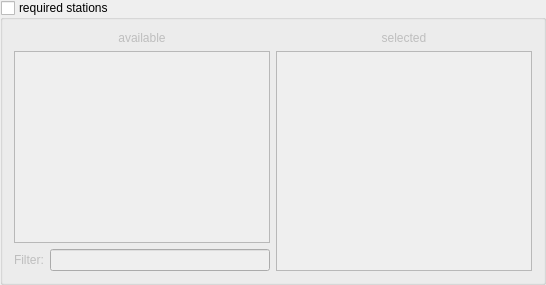
        <widget class="QGroupBox" name="groupBox_requiredStations">
         <property name="toolTip">
          <string>required stations for scans to this source</string>
         </property>
         <property name="statusTip">
          <string>required stations for scans to this source</string>
         </property>
         <property name="whatsThis">
          <string>&lt;html&gt;&lt;head/&gt;&lt;body&gt;&lt;p&gt;Select stations which are required for scans to this source. &lt;/p&gt;&lt;p&gt;&lt;br/&gt;&lt;/p&gt;&lt;p&gt;This means this station will &lt;span style=&quot; font-weight:600;&quot;&gt;always&lt;/span&gt; participate in a scan to this source. &lt;/p&gt;&lt;/body&gt;&lt;/html&gt;</string>
         </property>
         <property name="title">
          <string>required stations</string>
         </property>
         <property name="checkable">
          <bool>true</bool>
         </property>
         <property name="checked">
          <bool>false</bool>
         </property>
         <layout class="QVBoxLayout" name="verticalLayout_13">
          <item>
           <layout class="QHBoxLayout" name="horizontalLayout_4">
            <item>
             <layout class="QVBoxLayout" name="verticalLayout_4">
              <item>
               <widget class="QLabel" name="label_14">
                <property name="text">
                 <string>available</string>
                </property>
                <property name="alignment">
                 <set>Qt::AlignCenter</set>
                </property>
               </widget>
              </item>
              <item>
               <widget class="QListView" name="listView_requiredStations">
                <property name="toolTip">
                 <string>list of available stations</string>
                </property>
                <property name="statusTip">
                 <string>list of available stations</string>
                </property>
                <property name="whatsThis">
                 <string>&lt;html&gt;&lt;head/&gt;&lt;body&gt;&lt;p&gt;Click on item to select member.&lt;/p&gt;&lt;/body&gt;&lt;/html&gt;</string>
                </property>
                <property name="editTriggers">
                 <set>QAbstractItemView::NoEditTriggers</set>
                </property>
               </widget>
              </item>
              <item>
               <layout class="QHBoxLayout" name="horizontalLayout_5">
                <item>
                 <widget class="QLabel" name="label_15">
                  <property name="text">
                   <string>Filter:</string>
                  </property>
                 </widget>
                </item>
                <item>
                 <widget class="QLineEdit" name="lineEdit_filterRequiredStations">
                  <property name="toolTip">
                   <string>filter list of available stations</string>
                  </property>
                  <property name="statusTip">
                   <string>filter list of available stations</string>
                  </property>
                  <property name="inputMask">
                   <string/>
                  </property>
                  <property name="text">
                   <string/>
                  </property>
                 </widget>
                </item>
               </layout>
              </item>
             </layout>
            </item>
            <item>
             <layout class="QVBoxLayout" name="verticalLayout_5">
              <item>
               <widget class="QLabel" name="label_16">
                <property name="text">
                 <string>selected</string>
                </property>
                <property name="alignment">
                 <set>Qt::AlignCenter</set>
                </property>
               </widget>
              </item>
              <item>
               <widget class="QListWidget" name="listWidget_selectedRequiredStations">
                <property name="toolTip">
                 <string>list of stations which are required in a scan</string>
                </property>
                <property name="statusTip">
                 <string>list of stations which are required in a scan</string>
                </property>
                <property name="whatsThis">
                 <string>&lt;html&gt;&lt;head/&gt;&lt;body&gt;&lt;p&gt;Click on source to deselect member. &lt;/p&gt;&lt;/body&gt;&lt;/html&gt;</string>
                </property>
                <property name="editTriggers">
                 <set>QAbstractItemView::NoEditTriggers</set>
                </property>
               </widget>
              </item>
             </layout>
            </item>
           </layout>
          </item>
         </layout>
        </widget>
